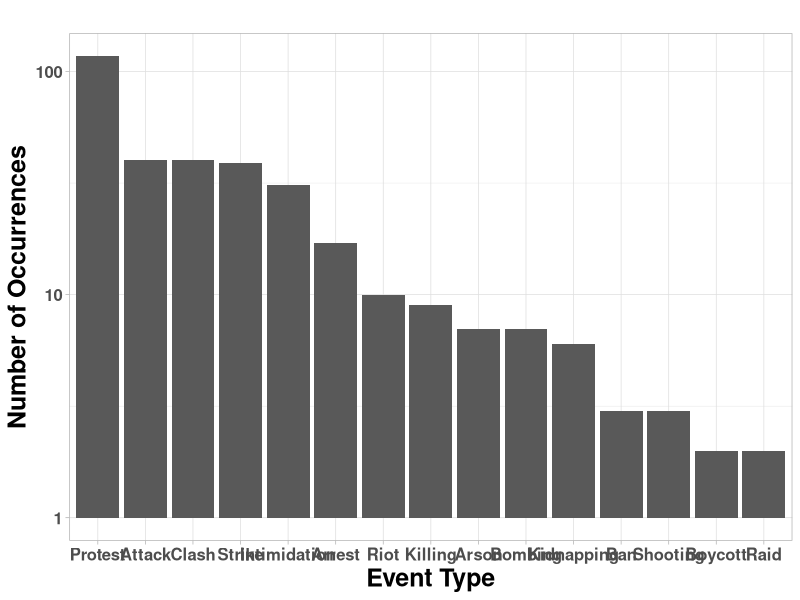
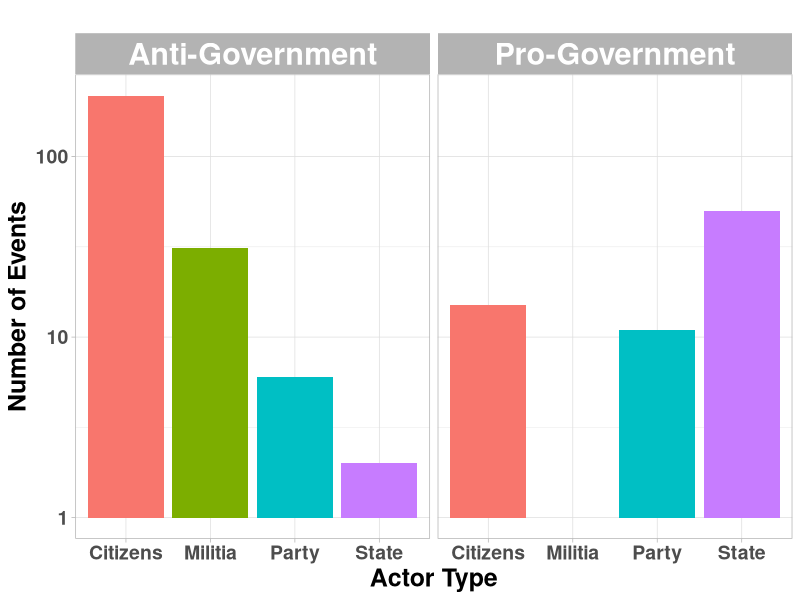

The R source for these figures, in order:
## ---- chunk 1
knitr::opts_chunk$set(
htmltools.dir.version = TRUE, echo=TRUE, fig.width = 14, fig.asp = 0.698, 
        fig.align = 'center', out.width = "85%")

library(tidyverse)
library(knitr)
library(readxl)
library(dplyr)
library(ggplot2)
library(reshape2)
library(magrittr)
library(forcats)

## ---- chunk 2

nigeria1 = read_excel("ECAV-nigeria.xlsx")

nigeria = nigeria1 %>% 
  filter(complete.cases(EventName, Actor1Type, Actor1Side))

 p1= nigeria %>%
   ggplot(aes(x = fct_infreq(EventName)))+
   geom_bar()+
   scale_y_continuous(trans = 'log10')+
   labs(x="Event Type", 
         y="Number of Occurrences",
         title='')+
   theme_light()+
    theme(axis.text = element_text(size =12, face='bold'))+
    theme(axis.title = element_text(size =18, face='bold'))
  
  print(p1)

## ---- chunk 3

 nigeria %<>% mutate(
    ActorNew = case_when(
      Actor1Type == 1 ~ 'State',
      Actor1Type == 2 ~ 'Citizens',
      Actor1Type == 3 ~ 'Party',
      Actor1Type == 4 ~ 'Militia',
      Actor1Type == 5 ~ 'NA'))

  nigeria %<>% mutate(
    SideNew = case_when(
      Actor1Side == 1 ~ 'Anti-Government',
      Actor1Side == 0 ~ 'Pro-Government'))
  
  p2 = nigeria %>%
   ggplot(aes(x = ActorNew, y = ..count..))+
   geom_bar(aes(fill = ActorNew), show.legend = FALSE)+
   facet_wrap(~SideNew)+
   scale_y_continuous(trans = 'log10')+
   labs(x="Actor Type", 
         y="Number of Events",
         title='')+
    theme_light()+
    theme(axis.text = element_text(size =14, face='bold'))+
    theme(axis.title = element_text(size =18, face='bold'))+
    theme(strip.text = element_text(face = 'bold', size = rel(2)))
  
  print(p2)
  
